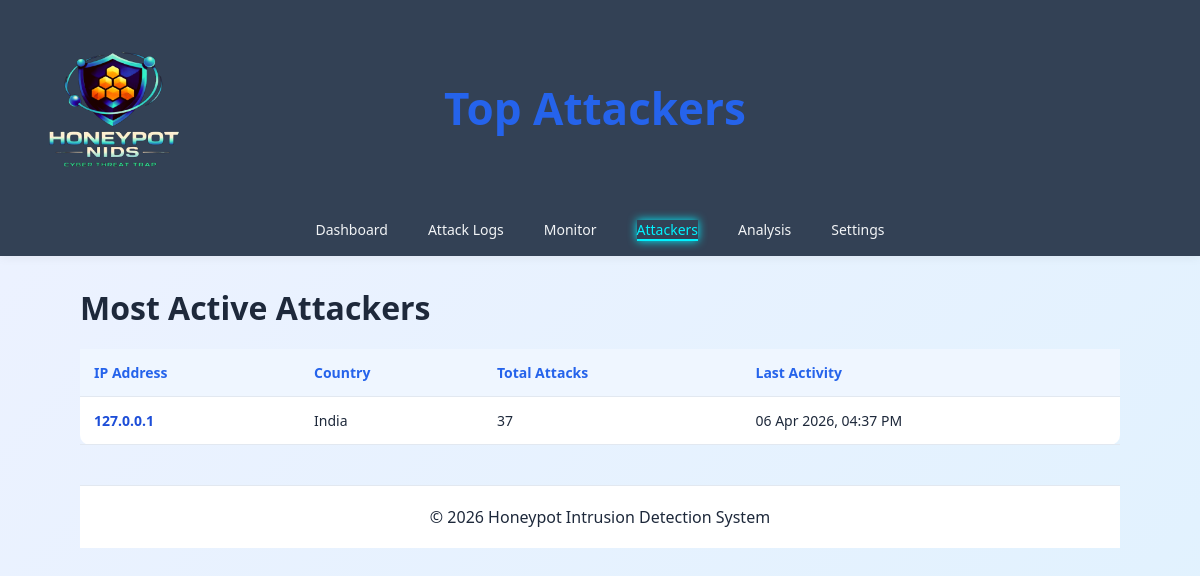
Before: /attackers/ with the older database file.
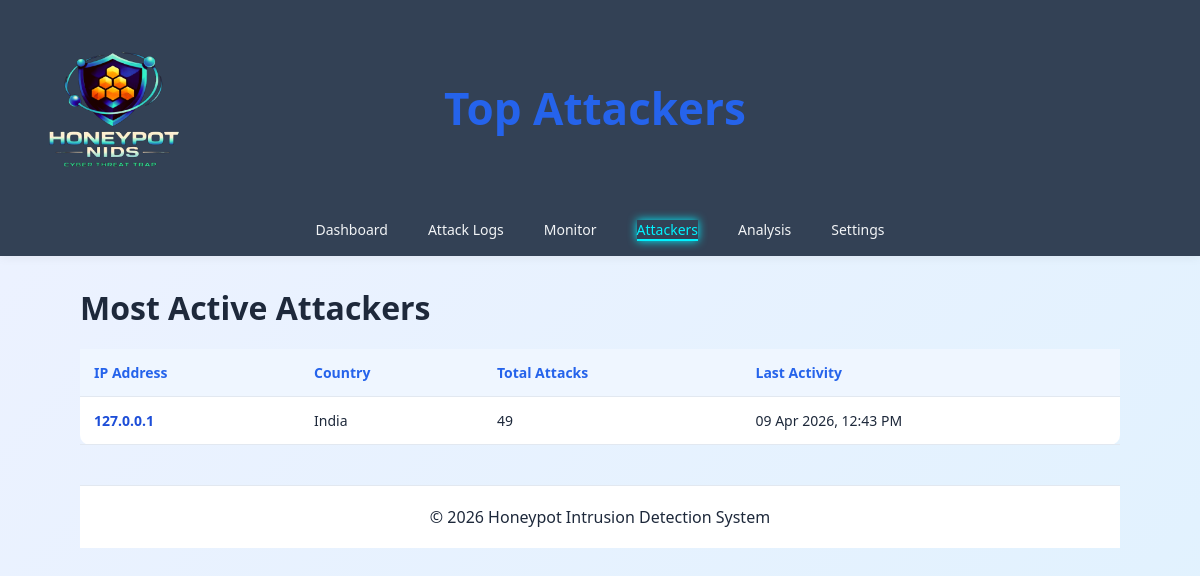
After: the same page with the newer database file.
### honeypot_app/models.py (models this page shows, shortened)
class Attacker(models.Model):
    ip_address = models.CharField(max_length=100, unique=True)
    country = models.CharField(max_length=100, default='Unknown')
    total_attacks = models.IntegerField(default=0)
    last_activity = models.DateTimeField(auto_now=True)

### honeypot_app/views.py (the view)
# urls.py: path('attackers/', views.attackers_view, name='attackers'),
def attackers_view(request):
    attackers = Attacker.objects.order_by('-total_attacks')
    return render(request, 'attackers.html', {'attackers': attackers})

### templates/attackers.html (shortened to what this page needs)
<!DOCTYPE html>
<html lang="en">
<head>
</head>
<body>
<header class="navbar">
<div class="nav-left">
<img src="/static/Picsart_26-04-08_16-08-23-810.png" class="logo-img">
</div>
<div class="title">Top Attackers</div>
<div class="navlinks">
<a href="{% url 'dashboard' %}" class="{% if request.resolver_match.url_name == 'dashboard' %}active{% endif %}">Dashboard</a>
<a href="{% url 'logs' %}" class="{% if request.resolver_match.url_name == 'logs' %}active{% endif %}">Attack Logs</a>
<a href="{% url 'monitor' %}" class="{% if request.resolver_match.url_name == 'monitor' %}active{% endif %}">Monitor</a>
<a href="{% url 'attackers' %}" class="{% if request.resolver_match.url_name == 'attackers' %}active{% endif %}">Attackers</a>
<a href="{% url 'analysis' %}" class="{% if request.resolver_match.url_name == 'analysis' %}active{% endif %}">Analysis</a>
<a href="{% url 'settings' %}" class="{% if request.resolver_match.url_name == 'settings' %}active{% endif %}">Settings</a>
</div>
</header>
<div class="main">
<h1>Most Active Attackers</h1>
<div class="table-wrapper">
<table>
<tr>
<th>IP Address</th>
<th>Country</th>
<th>Total Attacks</th>
<th>Last Activity</th>
</tr>
{% for attacker in attackers %}
<tr>
<td class="ip">{{ attacker.ip_address }}</td>
<td>India</td>
<td>{{ attacker.total_attacks }}</td>
<td>{{ attacker.last_activity|date:"d M Y, h:i A" }}</td>
</tr>
{% empty %}
<tr>
<td colspan="4">No attackers found</td>
</tr>
{% endfor %}
</table>
</div>
<footer>
© 2026 Honeypot Intrusion Detection System
</footer>
</div>
</body>
</html>

Changed rows visible on the page:
changed Attacker: total_attacks "37" → "49"; last_activity "06 Apr 2026, 04:37 PM" → "09 Apr 2026, 12:43 PM"
